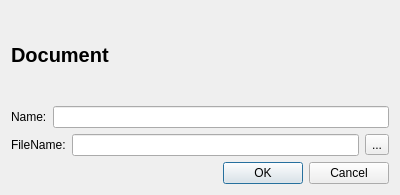
<?xml version="1.0" encoding="UTF-8"?>
<ui version="4.0">
 <class>DocumentEditDialog</class>
 <widget class="QDialog" name="DocumentEditDialog">
  <property name="geometry">
   <rect>
    <x>0</x>
    <y>0</y>
    <width>400</width>
    <height>195</height>
   </rect>
  </property>
  <property name="windowTitle">
   <string>Dialog</string>
  </property>
  <layout class="QVBoxLayout" name="verticalLayout_2">
   <item>
    <spacer name="verticalSpacer_2">
     <property name="orientation">
      <enum>Qt::Vertical</enum>
     </property>
     <property name="sizeHint" stdset="0">
      <size>
       <width>20</width>
       <height>40</height>
      </size>
     </property>
    </spacer>
   </item>
   <item>
    <layout class="QVBoxLayout" name="verticalLayout">
     <item>
      <layout class="QHBoxLayout" name="horizontalLayout">
       <item>
        <widget class="QLabel" name="documentDialogLabel">
         <property name="font">
          <font>
           <pointsize>15</pointsize>
           <weight>75</weight>
           <bold>true</bold>
          </font>
         </property>
         <property name="text">
          <string>Document</string>
         </property>
        </widget>
       </item>
       <item>
        <spacer name="horizontalSpacer">
         <property name="orientation">
          <enum>Qt::Horizontal</enum>
         </property>
         <property name="sizeHint" stdset="0">
          <size>
           <width>40</width>
           <height>20</height>
          </size>
         </property>
        </spacer>
       </item>
      </layout>
     </item>
     <item>
      <spacer name="verticalSpacer">
       <property name="orientation">
        <enum>Qt::Vertical</enum>
       </property>
       <property name="sizeHint" stdset="0">
        <size>
         <width>20</width>
         <height>40</height>
        </size>
       </property>
      </spacer>
     </item>
     <item>
      <layout class="QHBoxLayout" name="horizontalLayout_2">
       <item>
        <widget class="QLabel" name="nameLabel">
         <property name="text">
          <string>Name:</string>
         </property>
        </widget>
       </item>
       <item>
        <widget class="QLineEdit" name="nameEdit"/>
       </item>
      </layout>
     </item>
     <item>
      <layout class="QHBoxLayout" name="horizontalLayout_3">
       <item>
        <widget class="QLabel" name="fileNameLabel">
         <property name="text">
          <string>FileName:</string>
         </property>
        </widget>
       </item>
       <item>
        <widget class="QLineEdit" name="fileNameEdit"/>
       </item>
       <item>
        <widget class="QToolButton" name="fileNameButton">
         <property name="text">
          <string>...</string>
         </property>
         <property name="icon">
          <iconset resource="../res/updf.qrc">
           <normaloff>:/icons/32/img/32x32/document-open.png</normaloff>:/icons/32/img/32x32/document-open.png</iconset>
         </property>
        </widget>
       </item>
      </layout>
     </item>
     <item>
      <widget class="QDialogButtonBox" name="buttonBox">
       <property name="orientation">
        <enum>Qt::Horizontal</enum>
       </property>
       <property name="standardButtons">
        <set>QDialogButtonBox::Cancel|QDialogButtonBox::Ok</set>
       </property>
      </widget>
     </item>
    </layout>
   </item>
  </layout>
 </widget>
 <resources>
  <include location="../res/updf.qrc"/>
 </resources>
 <connections>
  <connection>
   <sender>buttonBox</sender>
   <signal>accepted()</signal>
   <receiver>DocumentEditDialog</receiver>
   <slot>accept()</slot>
   <hints>
    <hint type="sourcelabel">
     <x>248</x>
     <y>254</y>
    </hint>
    <hint type="destinationlabel">
     <x>157</x>
     <y>274</y>
    </hint>
   </hints>
  </connection>
  <connection>
   <sender>buttonBox</sender>
   <signal>rejected()</signal>
   <receiver>DocumentEditDialog</receiver>
   <slot>reject()</slot>
   <hints>
    <hint type="sourcelabel">
     <x>316</x>
     <y>260</y>
    </hint>
    <hint type="destinationlabel">
     <x>286</x>
     <y>274</y>
    </hint>
   </hints>
  </connection>
 </connections>
</ui>
